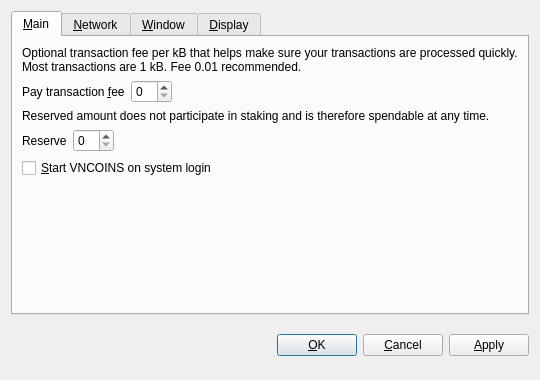
<?xml version="1.0" encoding="UTF-8"?>
<ui version="4.0">
 <class>OptionsDialog</class>
 <widget class="QDialog" name="OptionsDialog">
  <property name="geometry">
   <rect>
    <x>0</x>
    <y>0</y>
    <width>540</width>
    <height>380</height>
   </rect>
  </property>
  <property name="windowTitle">
   <string>Options</string>
  </property>
  <property name="modal">
   <bool>true</bool>
  </property>
  <layout class="QVBoxLayout" name="verticalLayout">
   <item>
    <widget class="QTabWidget" name="tabWidget">
     <property name="tabPosition">
      <enum>QTabWidget::North</enum>
     </property>
     <property name="currentIndex">
      <number>0</number>
     </property>
     <widget class="QWidget" name="tabMain">
      <attribute name="title">
       <string>&amp;Main</string>
      </attribute>
      <layout class="QVBoxLayout" name="verticalLayout_Main">
       <item>
        <widget class="QLabel" name="transactionFeeInfoLabel">
         <property name="text">
          <string>Optional transaction fee per kB that helps make sure your transactions are processed quickly. Most transactions are 1 kB. Fee 0.01 recommended.</string>
         </property>
         <property name="textFormat">
          <enum>Qt::PlainText</enum>
         </property>
         <property name="wordWrap">
          <bool>true</bool>
         </property>
        </widget>
       </item>
       <item>
        <layout class="QHBoxLayout" name="horizontalLayoutFee">
         <item>
          <widget class="QLabel" name="transactionFeeLabel">
           <property name="text">
            <string>Pay transaction &amp;fee</string>
           </property>
           <property name="textFormat">
            <enum>Qt::PlainText</enum>
           </property>
           <property name="buddy">
            <cstring>transactionFee</cstring>
           </property>
          </widget>
         </item>
         <item>
          <widget class="BitcoinAmountField" name="transactionFee"/>
         </item>
         <item>
          <spacer name="horizontalSpacerFee">
           <property name="orientation">
            <enum>Qt::Horizontal</enum>
           </property>
           <property name="sizeHint" stdset="0">
            <size>
             <width>40</width>
             <height>20</height>
            </size>
           </property>
          </spacer>
         </item>
        </layout>
       </item>
       <item>
        <widget class="QLabel" name="reserveBalanceInfoLabel">
         <property name="text">
          <string>Reserved amount does not participate in staking and is therefore spendable at any time.</string>
         </property>
         <property name="textFormat">
          <enum>Qt::PlainText</enum>
         </property>
         <property name="wordWrap">
          <bool>true</bool>
         </property>
        </widget>
       </item>
       <item>
        <layout class="QHBoxLayout" name="horizontalLayoutReserveBalance">
         <item>
          <widget class="QLabel" name="reserveBalanceLabel">
           <property name="text">
            <string>Reserve</string>
           </property>
           <property name="textFormat">
            <enum>Qt::PlainText</enum>
           </property>
           <property name="buddy">
            <cstring>reserveBalance</cstring>
           </property>
          </widget>
         </item>
         <item>
          <widget class="BitcoinAmountField" name="reserveBalance"/>
         </item>
         <item>
          <spacer name="horizontalSpacerReserveBalance">
           <property name="orientation">
            <enum>Qt::Horizontal</enum>
           </property>
           <property name="sizeHint" stdset="0">
            <size>
             <width>40</width>
             <height>20</height>
            </size>
           </property>
          </spacer>
         </item>
        </layout>
       </item>
       <item>
        <widget class="QCheckBox" name="bitcoinAtStartup">
         <property name="toolTip">
          <string>Automatically start VNCOINS after logging in to the system.</string>
         </property>
         <property name="text">
          <string>&amp;Start VNCOINS on system login</string>
         </property>
        </widget>
       </item>
       <item>
        <spacer name="verticalSpacer_Main">
         <property name="orientation">
          <enum>Qt::Vertical</enum>
         </property>
         <property name="sizeHint" stdset="0">
          <size>
           <width>20</width>
           <height>40</height>
          </size>
         </property>
        </spacer>
       </item>
      </layout>
     </widget>
     <widget class="QWidget" name="tabNetwork">
      <attribute name="title">
       <string>&amp;Network</string>
      </attribute>
      <layout class="QVBoxLayout" name="verticalLayout_Network">
       <item>
        <widget class="QCheckBox" name="mapPortUpnp">
         <property name="toolTip">
          <string>Automatically open the VNCOINS client port on the router. This only works when your router supports UPnP and it is enabled.</string>
         </property>
         <property name="text">
          <string>Map port using &amp;UPnP</string>
         </property>
        </widget>
       </item>
       <item>
        <widget class="QCheckBox" name="connectSocks">
         <property name="toolTip">
          <string>Connect to the VNCOINS network through a SOCKS proxy (e.g. when connecting through Tor).</string>
         </property>
         <property name="text">
          <string>&amp;Connect through SOCKS proxy:</string>
         </property>
        </widget>
       </item>
       <item>
        <layout class="QHBoxLayout" name="horizontalLayout_Network">
         <item>
          <widget class="QLabel" name="proxyIpLabel">
           <property name="text">
            <string>Proxy &amp;IP:</string>
           </property>
           <property name="textFormat">
            <enum>Qt::PlainText</enum>
           </property>
           <property name="buddy">
            <cstring>proxyIp</cstring>
           </property>
          </widget>
         </item>
         <item>
          <widget class="QValidatedLineEdit" name="proxyIp">
           <property name="maximumSize">
            <size>
             <width>140</width>
             <height>16777215</height>
            </size>
           </property>
           <property name="toolTip">
            <string>IP address of the proxy (e.g. 127.0.0.1)</string>
           </property>
          </widget>
         </item>
         <item>
          <widget class="QLabel" name="proxyPortLabel">
           <property name="text">
            <string>&amp;Port:</string>
           </property>
           <property name="textFormat">
            <enum>Qt::PlainText</enum>
           </property>
           <property name="buddy">
            <cstring>proxyPort</cstring>
           </property>
          </widget>
         </item>
         <item>
          <widget class="QLineEdit" name="proxyPort">
           <property name="maximumSize">
            <size>
             <width>55</width>
             <height>16777215</height>
            </size>
           </property>
           <property name="toolTip">
            <string>Port of the proxy (e.g. 9050)</string>
           </property>
          </widget>
         </item>
         <item>
          <widget class="QLabel" name="socksVersionLabel">
           <property name="text">
            <string>SOCKS &amp;Version:</string>
           </property>
           <property name="textFormat">
            <enum>Qt::PlainText</enum>
           </property>
           <property name="buddy">
            <cstring>socksVersion</cstring>
           </property>
          </widget>
         </item>
         <item>
          <widget class="QValueComboBox" name="socksVersion">
           <property name="toolTip">
            <string>SOCKS version of the proxy (e.g. 5)</string>
           </property>
          </widget>
         </item>
         <item>
          <spacer name="horizontalSpacer_Network">
           <property name="orientation">
            <enum>Qt::Horizontal</enum>
           </property>
           <property name="sizeHint" stdset="0">
            <size>
             <width>40</width>
             <height>20</height>
            </size>
           </property>
          </spacer>
         </item>
        </layout>
       </item>
       <item>
        <spacer name="verticalSpacer_Network">
         <property name="orientation">
          <enum>Qt::Vertical</enum>
         </property>
         <property name="sizeHint" stdset="0">
          <size>
           <width>20</width>
           <height>40</height>
          </size>
         </property>
        </spacer>
       </item>
      </layout>
     </widget>
     <widget class="QWidget" name="tabWindow">
      <attribute name="title">
       <string>&amp;Window</string>
      </attribute>
      <layout class="QVBoxLayout" name="verticalLayout_Window">
       <item>
        <widget class="QCheckBox" name="minimizeToTray">
         <property name="toolTip">
          <string>Show only a tray icon after minimizing the window.</string>
         </property>
         <property name="text">
          <string>&amp;Minimize to the tray instead of the taskbar</string>
         </property>
        </widget>
       </item>
       <item>
        <widget class="QCheckBox" name="minimizeOnClose">
         <property name="toolTip">
          <string>Minimize instead of exit the application when the window is closed. When this option is enabled, the application will be closed only after selecting Quit in the menu.</string>
         </property>
         <property name="text">
          <string>M&amp;inimize on close</string>
         </property>
        </widget>
       </item>
       <item>
        <spacer name="verticalSpacer_Window">
         <property name="orientation">
          <enum>Qt::Vertical</enum>
         </property>
         <property name="sizeHint" stdset="0">
          <size>
           <width>20</width>
           <height>40</height>
          </size>
         </property>
        </spacer>
       </item>
      </layout>
     </widget>
     <widget class="QWidget" name="tabDisplay">
      <attribute name="title">
       <string>&amp;Display</string>
      </attribute>
      <layout class="QVBoxLayout" name="verticalLayout_Display">
       <item>
        <layout class="QHBoxLayout" name="horizontalLayout_1_Display">
         <item>
          <widget class="QLabel" name="langLabel">
           <property name="text">
            <string>User Interface &amp;language:</string>
           </property>
           <property name="textFormat">
            <enum>Qt::PlainText</enum>
           </property>
           <property name="buddy">
            <cstring>lang</cstring>
           </property>
          </widget>
         </item>
         <item>
          <widget class="QValueComboBox" name="lang">
           <property name="toolTip">
            <string>The user interface language can be set here. This setting will take effect after restarting VNCOINS.</string>
           </property>
          </widget>
         </item>
        </layout>
       </item>
       <item>
        <layout class="QHBoxLayout" name="horizontalLayout_2_Display">
         <item>
          <widget class="QLabel" name="unitLabel">
           <property name="text">
            <string>&amp;Unit to show amounts in:</string>
           </property>
           <property name="textFormat">
            <enum>Qt::PlainText</enum>
           </property>
           <property name="buddy">
            <cstring>unit</cstring>
           </property>
          </widget>
         </item>
         <item>
          <widget class="QValueComboBox" name="unit">
           <property name="toolTip">
            <string>Choose the default subdivision unit to show in the interface and when sending coins.</string>
           </property>
          </widget>
         </item>
        </layout>
       </item>
       <item>
        <widget class="QCheckBox" name="displayAddresses">
         <property name="toolTip">
          <string>Whether to show VNCOINS addresses in the transaction list or not.</string>
         </property>
         <property name="text">
          <string>&amp;Display addresses in transaction list</string>
         </property>
        </widget>
       </item>
       <item>
        <widget class="QCheckBox" name="coinControlFeatures">
         <property name="toolTip">
          <string>Whether to show coin control features or not.</string>
         </property>
         <property name="text">
          <string>Display coin &amp;control features (experts only!)</string>
         </property>
        </widget>
       </item>
       <item>
        <spacer name="verticalSpacer_Display">
         <property name="orientation">
          <enum>Qt::Vertical</enum>
         </property>
         <property name="sizeHint" stdset="0">
          <size>
           <width>20</width>
           <height>40</height>
          </size>
         </property>
        </spacer>
       </item>
      </layout>
     </widget>
    </widget>
   </item>
   <item>
    <layout class="QHBoxLayout" name="horizontalLayout_Buttons">
     <item>
      <spacer name="horizontalSpacer_1">
       <property name="orientation">
        <enum>Qt::Horizontal</enum>
       </property>
       <property name="sizeHint" stdset="0">
        <size>
         <width>40</width>
         <height>48</height>
        </size>
       </property>
      </spacer>
     </item>
     <item>
      <widget class="QLabel" name="statusLabel">
       <property name="font">
        <font>
         <weight>75</weight>
         <bold>true</bold>
        </font>
       </property>
       <property name="text">
        <string/>
       </property>
       <property name="textFormat">
        <enum>Qt::PlainText</enum>
       </property>
       <property name="wordWrap">
        <bool>true</bool>
       </property>
      </widget>
     </item>
     <item>
      <spacer name="horizontalSpacer_2">
       <property name="orientation">
        <enum>Qt::Horizontal</enum>
       </property>
       <property name="sizeHint" stdset="0">
        <size>
         <width>40</width>
         <height>48</height>
        </size>
       </property>
      </spacer>
     </item>
     <item>
      <widget class="QPushButton" name="okButton">
       <property name="text">
        <string>&amp;OK</string>
       </property>
      </widget>
     </item>
     <item>
      <widget class="QPushButton" name="cancelButton">
       <property name="text">
        <string>&amp;Cancel</string>
       </property>
       <property name="autoDefault">
        <bool>false</bool>
       </property>
      </widget>
     </item>
     <item>
      <widget class="QPushButton" name="applyButton">
       <property name="text">
        <string>&amp;Apply</string>
       </property>
       <property name="autoDefault">
        <bool>false</bool>
       </property>
      </widget>
     </item>
    </layout>
   </item>
  </layout>
 </widget>
 <customwidgets>
  <customwidget>
   <class>BitcoinAmountField</class>
   <extends>QSpinBox</extends>
   <header>bitcoinamountfield.h</header>
  </customwidget>
  <customwidget>
   <class>QValueComboBox</class>
   <extends>QComboBox</extends>
   <header>qvaluecombobox.h</header>
  </customwidget>
  <customwidget>
   <class>QValidatedLineEdit</class>
   <extends>QLineEdit</extends>
   <header>qvalidatedlineedit.h</header>
  </customwidget>
 </customwidgets>
 <resources/>
 <connections/>
</ui>
